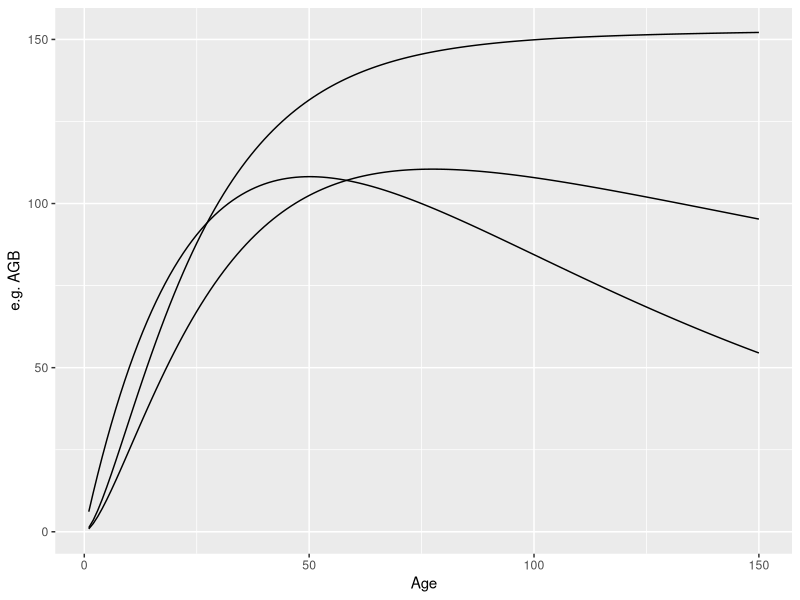
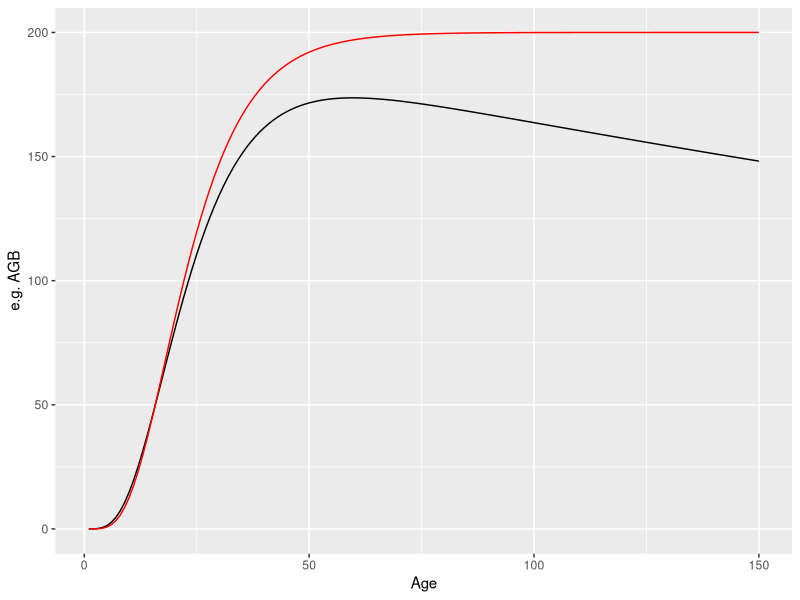

The R source for these figures, in order:
## ---- chunk 1
#| echo: false
#| eval: true
#| include: false

library(tidyverse)
library(ggplot2)


set.seed(1)

knitr::opts_chunk$set(dev = "ragg_png")



# source("../../7_RS_AGB/code/0000_setup.R")
# source("../../7_RS_AGB/code/9999_functions_modeling.R")


## ---- chunk 2

CRdeclining <- function(age, b1, b2, b3) { 
  b1 * exp(-b2 * age) * (1 - exp(-b2 * age))^b3
  # Fortin, M., & Lavoie, J.-F. (2022). Reconciling individual-based forest growth models with landscape-level studies through a meta-modelling approach. Canadian Journal of Forest Research. https://doi.org/10.1139/cjfr-2022-0002
}

CRdeclining2 <- function(age, b1, b2, b3, b4) { #four-parameter declining CR 
  b1 * exp(-b4 * age) * (1 - exp(-b2 * age))^b3
  
}

CR <- function(age, b1, b2, b3) { #Chapman-Richards
  b1 * (1 - exp(-b2 * age))^b3
}




ggplot(data=NULL) + 
  geom_line(data=NULL, aes(x=1:150, y=CRdeclining2(1:150, 150, 0.05,  1.59, -0.0001)))+
  geom_line(data=NULL, aes(x=1:150, y=CRdeclining2(1:150, 150, 0.04,  1.59, 0.003)))+
  geom_line(data=NULL, aes(x=1:150, y=CRdeclining2(1:150, 250, 0.025,  1, 0.01)))+

  labs(x="Age", y="e.g. AGB")

## ---- chunk 3

ggplot(data=NULL) + 
  geom_line(data=NULL, aes(x=1:150, y=CRdeclining2(1:150, 200, 0.091 , 5, 0.002)))+
  geom_line(data=NULL, aes(x=1:150, y=CR(1:150, 200, 0.1 , 6)), color="red")+
  labs(x="Age", y="e.g. AGB")

